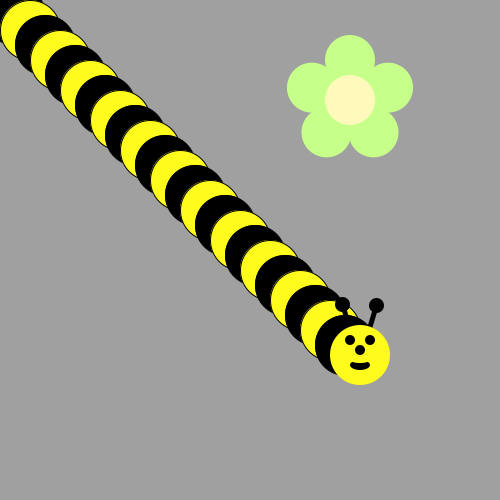
Frame 1 (no input)
Frame 60 (the mouse pressed at the canvas centre just before this capture): identical to frame 1, image omitted
Frame 120 (the mouse held since frame 60 and released just before this capture): identical to frame 1, image omitted

The Processing sketch that drew this single still picture (run headless with seeded random() and noise(); from frame 60 on, the mouse is pressed at the canvas centre):

// Processing sketch: Bumble_Bee
// ── Bumble_Bee.pde


void draw() {
/*Use a loop to make a body for the Bee!
Then put his head on using drawBeeFace(x,y)
Use Modulo to make the colors alternate
*/
}

void drawFlower(int x, int y) {
     noStroke();
     translate(x, y);
     // draw 5 petals, rotating after each one<
     fill(#c6ff89);      // green
      for (int i = 0; i < 5; i++) {
           ellipse(0, -40, 50, 50);
          rotate(radians(72));
     }
     fill(#fff9bb); // light yellow
     ellipse(0, 0, 50, 50);
}
void drawBeeFace(int BeeFaceX, int BeeFaceY) {
     noStroke();
     fill(0, 0, 0);
     stroke(1);
     strokeWeight(5);
     line(BeeFaceX-10, BeeFaceY-27, BeeFaceX-17, BeeFaceY-50);
     line(BeeFaceX+10, BeeFaceY-27, BeeFaceX+17, BeeFaceY-50);
     ellipse(BeeFaceX-17, BeeFaceY-50, 10, 10);
     ellipse(BeeFaceX+17, BeeFaceY-50, 10, 10);
     noStroke();
     fill(255, 251, 28);
     ellipse(BeeFaceX, BeeFaceY, 60, 60); // face
     fill(255, 237, 209);
     fill(0,0,0);
      ellipse(BeeFaceX-10, BeeFaceY-15, 10, 10); // eyes
     ellipse(BeeFaceX+10, BeeFaceY-15, 10, 10);
      ellipse(BeeFaceX, BeeFaceY-5, 10, 10); // nose
      ellipse(BeeFaceX, BeeFaceY+10, 20, 10);// mouth
     fill(255, 251, 28);
     ellipse(BeeFaceX, BeeFaceY+5, 20, 6);
}
void drawBody(){
  for(int i=0;i<350;i=i+15){
    if(i%2==0){
  fill(255,251,28);
  }
  else{
   fill(0,0,0); 
  }
 ellipse(i,i,60,60);
   
  }
  
}

void setup() {
     ellipseMode(CENTER);
     size(500, 500);
     background(160, 160, 160);
     drawBody();
      drawFlower(350, 100);
      drawBeeFace(10,255);
      
}
